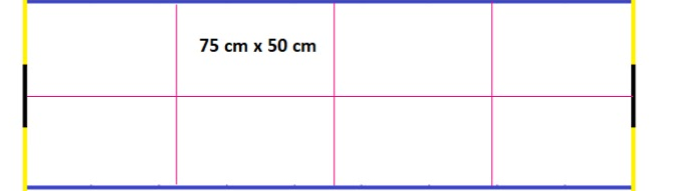
#> input picture 3.2_mapping&mosaic/map.png, 683 x 191 px
$ python -i mosaic.py   (imports and definitions only)
#> lines starting #> are read from the running program, lines starting #| are printed output that depends on the picture
import cv2
from screeninfo import get_monitors
def mosaic(imgs):
    window_name= "fullscreen"

    # width and height of the window
    for monitor in get_monitors():
        width = monitor.width
        height = monitor.height

    # make full screen window
    cv2.namedWindow(window_name,cv2.WND_PROP_FULLSCREEN)
    cv2.setWindowProperty(window_name, cv2.WND_PROP_FULLSCREEN, cv2.WINDOW_FULLSCREEN)

    img_1=cv2.resize(imgs[0],(width//4,height//2))
    img_2=cv2.resize(imgs[1],(width//4,height//2))
    img_3=cv2.resize(imgs[2],(width//4,height//2))
    img_4=cv2.resize(imgs[3],(width//4,height//2))
    img_5=cv2.resize(imgs[4],(width//4,height//2))
    img_6=cv2.resize(imgs[5],(width//4,height//2))
    img_7=cv2.resize(imgs[6],(width//4,height//2))
    img_8=cv2.resize(imgs[7],(width//4,height//2))

    #final shape review
    img_review= final_shape([[img_1,img_3,img_5,img_7],[img_2,img_4,img_6,img_8]])

    cv2.imshow(window_name,img_review)
    cv2.waitKey(0)
    cv2.destroyAllWindows()

# gathering images
def final_shape(list_2d):
    return cv2.vconcat([cv2.hconcat(list_1) for list_1 in list_2d])

# [2 lines not run here, left out]

>>> import cv2
>>> picture = cv2.imread('map.png', cv2.IMREAD_GRAYSCALE)
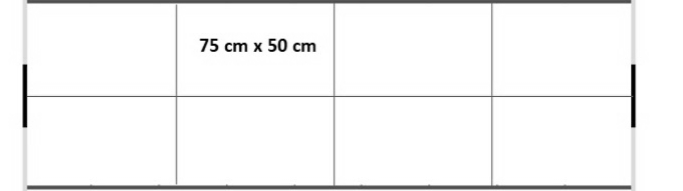
#> picture: shape (191, 683); min 0, max 255, mean 244.8
>>> result = mosaic(picture)
#> (the run stopped early here; a loop or call above may not have finished)
